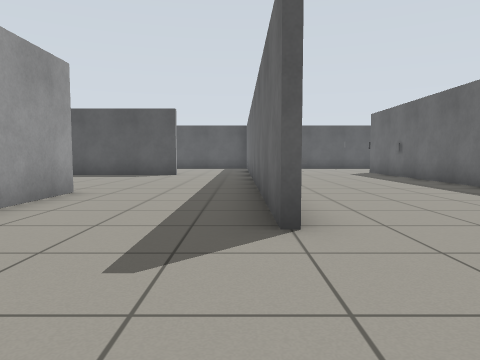
[1] (above)

17 first-person views from a walk through a Gazebo world. The camera is 0.72 m above the floor, tilts 4° down and sees 70° across. The floor is counted in squares, 1 m on a side. Each view is taken from the middle of a square. On the plan, view 1 faces up. The plan holds only what a view shows up to about 11 squares ahead; the rest is blank. The robots in the file are not drawn.

[2]
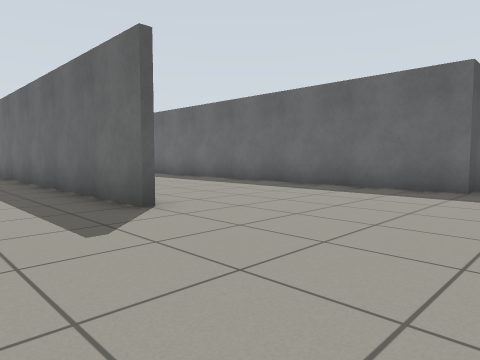

[3]
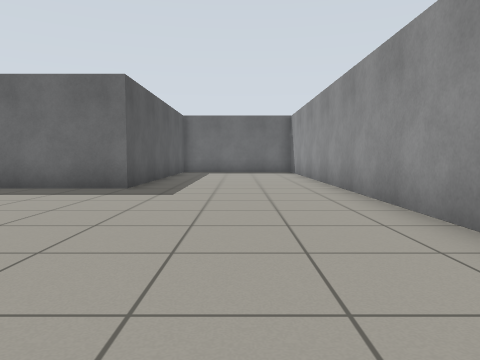

[4]
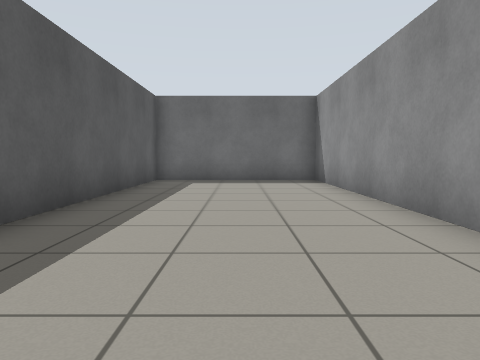

[5]
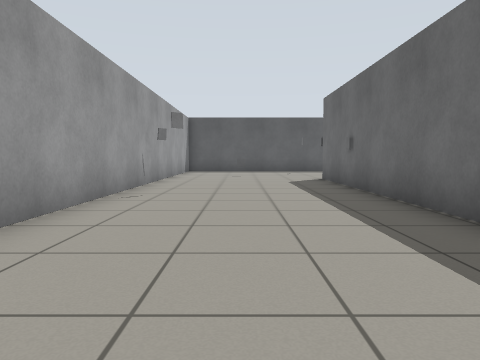

[6]
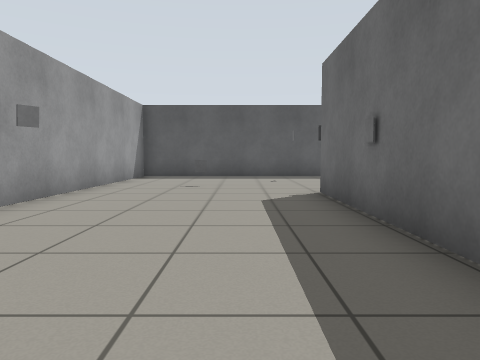

[7]
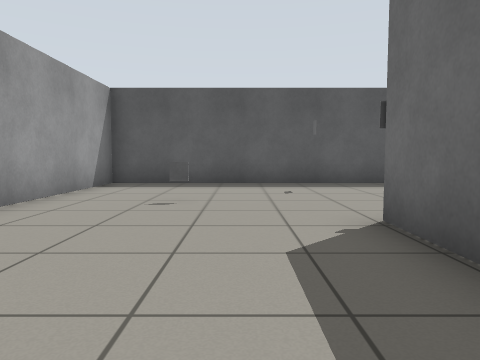

[8]
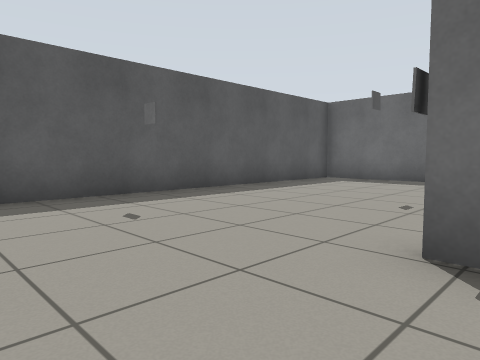

[9]
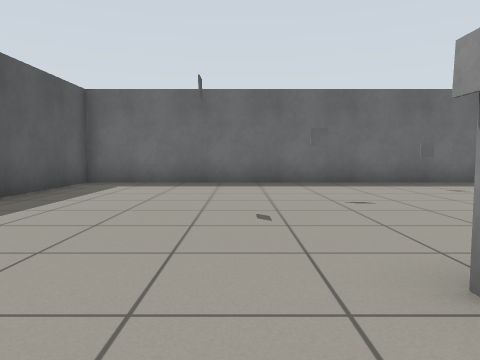

[10]
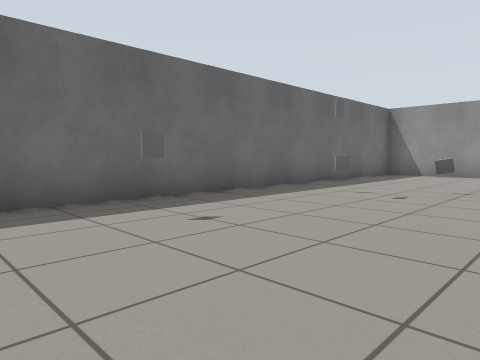

[11]
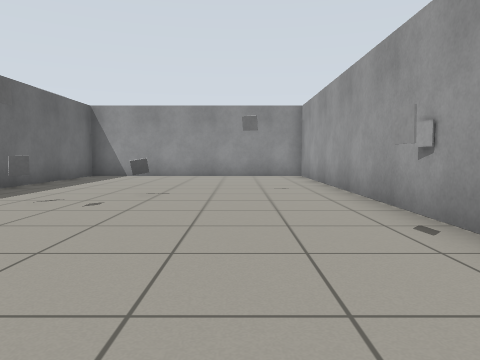

[12]
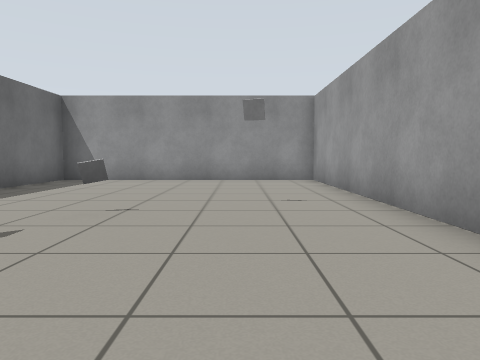

[13]
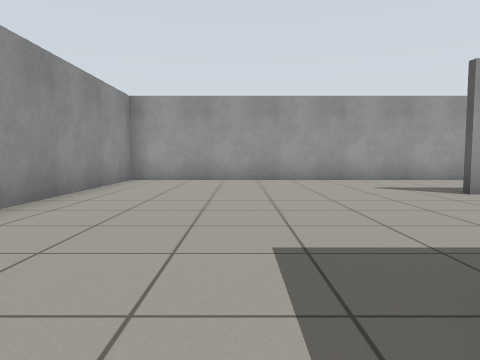

[14]
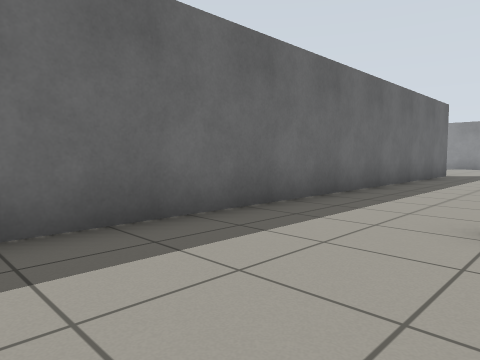

[15]
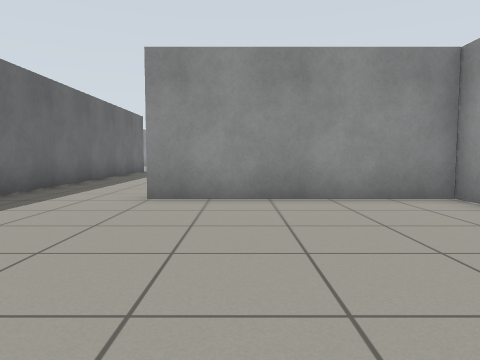

[16]
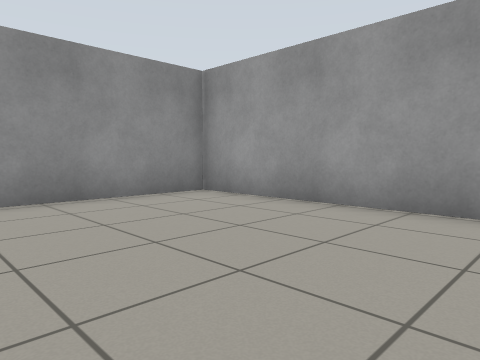

[17]
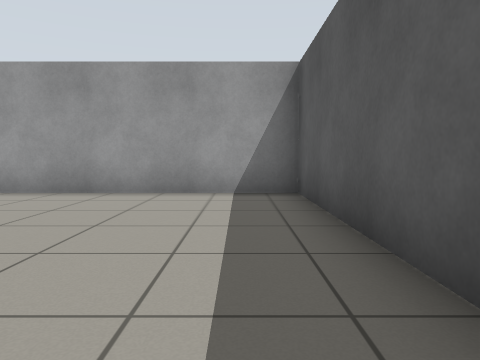

### Floor plan
Ten units are one square. View 1 is at (0, 0); x grows to the right and y downward. Boxes are objects, and circles mark ways between rooms. Rooms are numbered by the first view taken in them; rooms with no view inside come last. Other rooms are left out.
<svg viewBox="-81 -206 219 254">
<path fill="none" stroke="#000" d="M58 -99 58 -7 133 -7 133 -201 6 -201 6 -74M4 -32 4 -64M-33 -69 -33 43 133 43 133 -5 56 -5 56 -145M-25 -201 -76 -201 -76 -133 -24 -133M4 -135 4 -165"/>
<rect x="5" y="-135" width="10" height="10" fill="#bbb"><title>other object</title></rect>
<rect x="15" y="-115" width="10" height="10" fill="#bbb"><title>other object</title></rect>
<rect x="25" y="-165" width="10" height="10" fill="#bbb"><title>other object</title></rect>
<rect x="55" y="-155" width="10" height="10" fill="#bbb"><title>other object</title></rect>
<rect x="65" y="-105" width="10" height="10" fill="#bbb"><title>other object</title></rect>
<rect x="75" y="-65" width="10" height="10" fill="#bbb"><title>other object</title></rect>
<rect x="95" y="-75" width="10" height="10" fill="#bbb"><title>other object</title></rect>
<rect x="95" y="-155" width="10" height="10" fill="#bbb"><title>other object</title></rect>
<rect x="105" y="-85" width="10" height="10" fill="#bbb"><title>other object</title></rect>
<rect x="105" y="-95" width="10" height="10" fill="#bbb"><title>other object</title></rect>
<rect x="105" y="-125" width="10" height="10" fill="#bbb"><title>other object</title></rect>
<text x="50" y="-80">1</text>
<text x="-40" y="-170">2</text>
</svg>

Where each view was taken, in squares from view 1:
view 1: 0 up, 0 right, facing up
view 2: 1 down, 2 left, facing up-right
view 3: 2 down, 2 left, facing right
view 4: 2 down, 3 right, facing right
view 5: 4 up, 3 right, facing up
view 6: 8 up, 4 right, facing up
view 7: 11 up, 4 right, facing up
view 8: 14 up, 3 right, facing up-right
view 9: 16 up, 4 right, facing right
view 10: 14 up, 8 right, facing down-right
view 11: 13 up, 8 right, facing down
view 12: 11 up, 8 right, facing down
view 13: 1 down, 7 right, facing left
view 14: 17 up, 3 left, facing down-right
view 15: 19 up, 4 left, facing down
view 16: 19 up, 3 left, facing down-left
view 17: 19 up, 1 left, facing left
